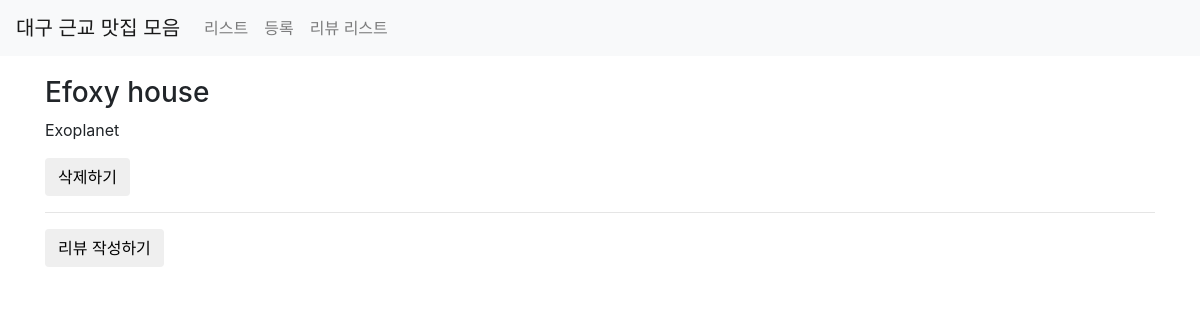
/third/restaurant/8/, run on an earlier commit of the app's database.
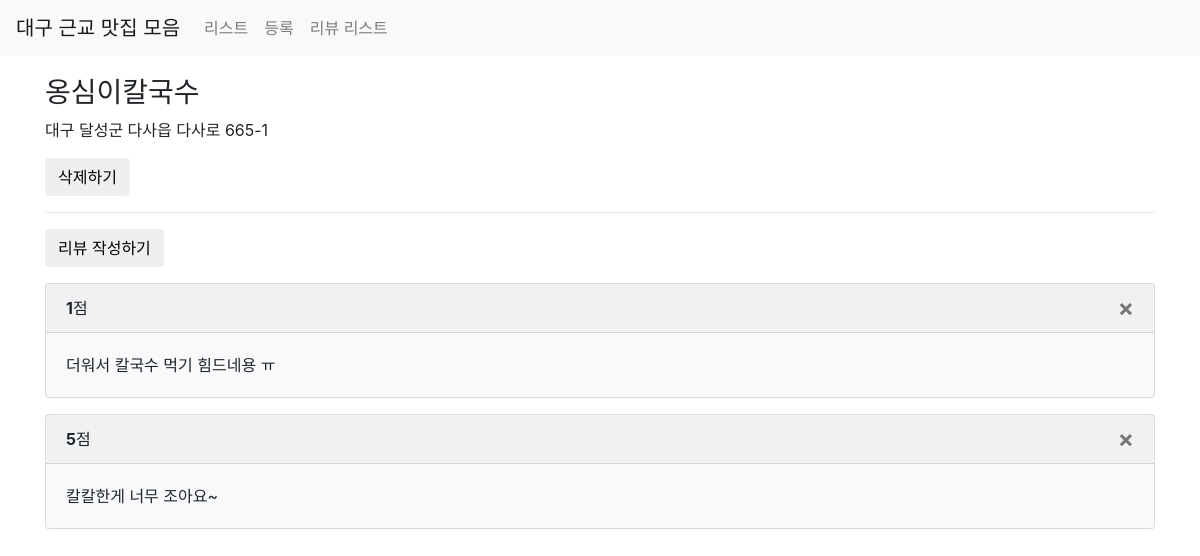
And on a later commit of the database.
### third/models.py (models this page shows)
class Restaurant(models.Model):
    name = models.CharField(max_length=30)
    address = models.CharField(max_length=200)
    password = models.CharField(max_length=20, default=None, null=True)
    image = models.CharField(max_length=500, default=None, null=True)
    created_at = models.DateTimeField(auto_now_add=True)
    updated_at = models.DateTimeField(auto_now=True)

class Review(models.Model):
    point = models.IntegerField()
    comment = models.CharField(max_length=500)
    restaurant = models.ForeignKey(Restaurant, on_delete=models.CASCADE) #아이디가 3인 곳에 리뷰 쓰면 이값은 3?

### third/views.py (the view)
# urls.py: path('restaurant/<int:id>/', views.detail, name='restaurant-detail'),
def detail(request, id):
    if 'id' is not None:
        item = get_object_or_404(Restaurant, pk=id)
        reviews = Review.objects.filter(restaurant=item).all()
        return render(request, 'third/detail.html', {'item':item, 'reviews':reviews})
    return HttpResponseRedirect('/third/list/')

### third/templates/third/detail.html
{% extends 'third/base.html' %}
{% load static %}
{% block content %}
<div class="container">
    <div class="row">
        <div class="col-sm-12" style="margin-top:20px">
            <h3>{{ item.name }}</h3>
            <p>
                {{ item.address }}
            </p>
            <p>
                <a href="{% url 'restaurant-delete' id=item.id %}">
                    <button class="btn btn danger">삭제하기</button>
                </a>
            </p>
            <hr/>
            <p>
                <a href="{% url 'review-create' restaurant_id=item.id %}">
                    <button class="btn btn info">리뷰 작성하기</button>
                </a>
            </p>
            {% for review in reviews %}
                <div class="card bg-light mb-3">
                    <div class="card-header">
                        <b>{{ review.point }}</b>점
                        <a href="{% url 'review-delete' restaurant_id=item.id review_id=review.id %}">
                            <button type="button" class="close" aria-label="Close">
                                <span aria-hidden="true">&times;</span>
                            </button>
                        </a>
                    </div>
                    <div class="card-body">
                        <p class="card-text">{{ review.comment }}</p>
                    </div>
                </div>
            {% endfor %}
        </div>
    </div>
</div>
{% endblock %}

What changed in the data, as far as the page shows it:
changed Restaurant: name "Efoxy house" → "옹심이칼국수"; address "Exoplanet" → "대구 달성군 다사읍 다사로 665-1"
added Review: point "1", comment "더워서 칼국수 먹기 힘드네용 ㅠ"
added Review: point "5", comment "칼칼한게 너무 조아요~"
